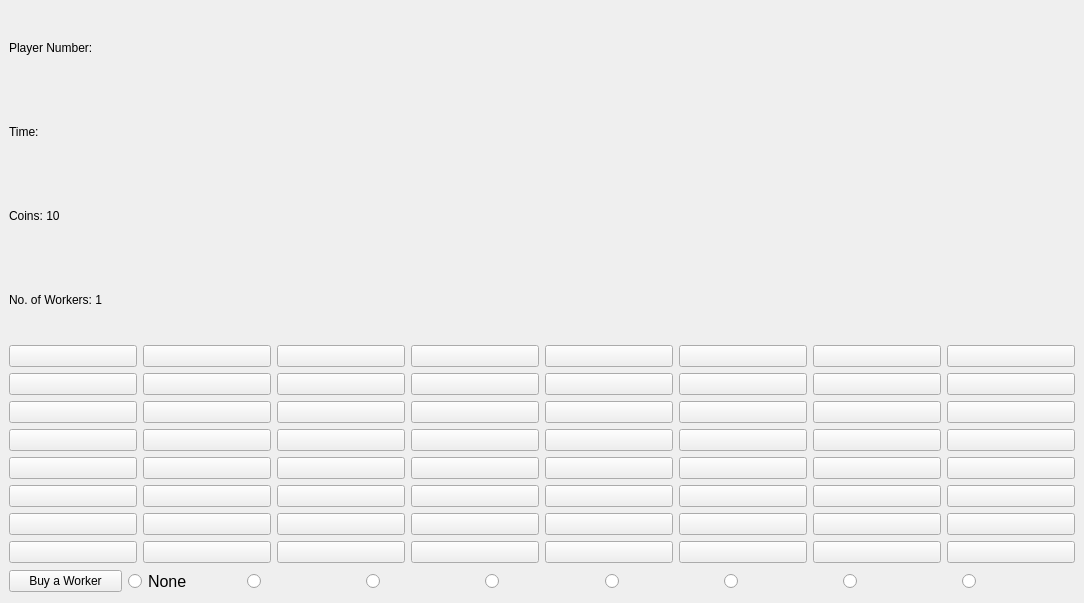
<?xml version="1.0" encoding="UTF-8"?>
<ui version="4.0">
 <class>scene</class>
 <widget class="QMainWindow" name="scene">
  <property name="geometry">
   <rect>
    <x>0</x>
    <y>0</y>
    <width>1084</width>
    <height>603</height>
   </rect>
  </property>
  <property name="windowTitle">
   <string>MainWindow</string>
  </property>
  <property name="windowIcon">
   <iconset>
    <normalon>../icons/scene.jpg</normalon>
   </iconset>
  </property>
  <widget class="QWidget" name="centralwidget">
   <layout class="QVBoxLayout" name="verticalLayout">
    <item>
     <layout class="QVBoxLayout" name="verticalLayout_3">
      <item>
       <widget class="QLabel" name="lbl_plyer_name">
        <property name="text">
         <string>Player Number: </string>
        </property>
       </widget>
      </item>
      <item>
       <widget class="QLabel" name="lbl_timer">
        <property name="text">
         <string>Time: </string>
        </property>
       </widget>
      </item>
      <item>
       <widget class="QLabel" name="lbl_coins">
        <property name="text">
         <string>Coins: 10</string>
        </property>
       </widget>
      </item>
      <item>
       <widget class="QLabel" name="lbl_no_wrkrs">
        <property name="text">
         <string>No. of Workers: 1</string>
        </property>
       </widget>
      </item>
     </layout>
    </item>
    <item>
     <layout class="QVBoxLayout" name="verticalLayout_2">
      <item>
       <layout class="QGridLayout" name="gridLayout">
        <item row="7" column="7">
         <widget class="QPushButton" name="btn_64">
          <property name="text">
           <string/>
          </property>
         </widget>
        </item>
        <item row="7" column="2">
         <widget class="QPushButton" name="btn_59">
          <property name="text">
           <string/>
          </property>
         </widget>
        </item>
        <item row="6" column="3">
         <widget class="QPushButton" name="btn_52">
          <property name="text">
           <string/>
          </property>
         </widget>
        </item>
        <item row="4" column="4">
         <widget class="QPushButton" name="btn_37">
          <property name="text">
           <string/>
          </property>
         </widget>
        </item>
        <item row="7" column="3">
         <widget class="QPushButton" name="btn_60">
          <property name="text">
           <string/>
          </property>
         </widget>
        </item>
        <item row="6" column="6">
         <widget class="QPushButton" name="btn_55">
          <property name="text">
           <string/>
          </property>
         </widget>
        </item>
        <item row="6" column="2">
         <widget class="QPushButton" name="btn_51">
          <property name="text">
           <string/>
          </property>
         </widget>
        </item>
        <item row="5" column="1">
         <widget class="QPushButton" name="btn_42">
          <property name="text">
           <string/>
          </property>
         </widget>
        </item>
        <item row="3" column="2">
         <widget class="QPushButton" name="btn_27">
          <property name="text">
           <string/>
          </property>
         </widget>
        </item>
        <item row="2" column="4">
         <widget class="QPushButton" name="btn_21">
          <property name="text">
           <string/>
          </property>
         </widget>
        </item>
        <item row="2" column="1">
         <widget class="QPushButton" name="btn_18">
          <property name="text">
           <string/>
          </property>
         </widget>
        </item>
        <item row="7" column="1">
         <widget class="QPushButton" name="btn_58">
          <property name="text">
           <string/>
          </property>
         </widget>
        </item>
        <item row="4" column="3">
         <widget class="QPushButton" name="btn_36">
          <property name="text">
           <string/>
          </property>
         </widget>
        </item>
        <item row="4" column="7">
         <widget class="QPushButton" name="btn_40">
          <property name="text">
           <string/>
          </property>
         </widget>
        </item>
        <item row="1" column="6">
         <widget class="QPushButton" name="btn_15">
          <property name="text">
           <string/>
          </property>
         </widget>
        </item>
        <item row="3" column="5">
         <widget class="QPushButton" name="btn_30">
          <property name="text">
           <string/>
          </property>
         </widget>
        </item>
        <item row="5" column="4">
         <widget class="QPushButton" name="btn_45">
          <property name="text">
           <string/>
          </property>
         </widget>
        </item>
        <item row="1" column="5">
         <widget class="QPushButton" name="btn_14">
          <property name="text">
           <string/>
          </property>
         </widget>
        </item>
        <item row="2" column="3">
         <widget class="QPushButton" name="btn_20">
          <property name="text">
           <string/>
          </property>
         </widget>
        </item>
        <item row="4" column="5">
         <widget class="QPushButton" name="btn_38">
          <property name="text">
           <string/>
          </property>
         </widget>
        </item>
        <item row="6" column="5">
         <widget class="QPushButton" name="btn_54">
          <property name="text">
           <string/>
          </property>
         </widget>
        </item>
        <item row="5" column="7">
         <widget class="QPushButton" name="btn_48">
          <property name="text">
           <string/>
          </property>
         </widget>
        </item>
        <item row="0" column="2">
         <widget class="QPushButton" name="btn_3">
          <property name="text">
           <string/>
          </property>
         </widget>
        </item>
        <item row="3" column="3">
         <widget class="QPushButton" name="btn_28">
          <property name="text">
           <string/>
          </property>
         </widget>
        </item>
        <item row="5" column="6">
         <widget class="QPushButton" name="btn_47">
          <property name="text">
           <string/>
          </property>
         </widget>
        </item>
        <item row="3" column="7">
         <widget class="QPushButton" name="btn_32">
          <property name="text">
           <string/>
          </property>
         </widget>
        </item>
        <item row="4" column="2">
         <widget class="QPushButton" name="btn_35">
          <property name="text">
           <string/>
          </property>
         </widget>
        </item>
        <item row="2" column="5">
         <widget class="QPushButton" name="btn_22">
          <property name="text">
           <string/>
          </property>
         </widget>
        </item>
        <item row="1" column="0">
         <widget class="QPushButton" name="btn_9">
          <property name="text">
           <string/>
          </property>
         </widget>
        </item>
        <item row="2" column="6">
         <widget class="QPushButton" name="btn_23">
          <property name="text">
           <string/>
          </property>
         </widget>
        </item>
        <item row="4" column="6">
         <widget class="QPushButton" name="btn_39">
          <property name="text">
           <string/>
          </property>
         </widget>
        </item>
        <item row="4" column="0">
         <widget class="QPushButton" name="btn_33">
          <property name="text">
           <string/>
          </property>
         </widget>
        </item>
        <item row="5" column="2">
         <widget class="QPushButton" name="btn_43">
          <property name="text">
           <string/>
          </property>
         </widget>
        </item>
        <item row="0" column="3">
         <widget class="QPushButton" name="btn_4">
          <property name="text">
           <string/>
          </property>
         </widget>
        </item>
        <item row="0" column="0">
         <widget class="QPushButton" name="btn_1">
          <property name="text">
           <string/>
          </property>
         </widget>
        </item>
        <item row="1" column="4">
         <widget class="QPushButton" name="btn_13">
          <property name="text">
           <string/>
          </property>
         </widget>
        </item>
        <item row="7" column="5">
         <widget class="QPushButton" name="btn_62">
          <property name="text">
           <string/>
          </property>
         </widget>
        </item>
        <item row="4" column="1">
         <widget class="QPushButton" name="btn_34">
          <property name="text">
           <string/>
          </property>
         </widget>
        </item>
        <item row="5" column="5">
         <widget class="QPushButton" name="btn_46">
          <property name="text">
           <string/>
          </property>
         </widget>
        </item>
        <item row="6" column="7">
         <widget class="QPushButton" name="btn_56">
          <property name="text">
           <string/>
          </property>
         </widget>
        </item>
        <item row="2" column="2">
         <widget class="QPushButton" name="btn_19">
          <property name="text">
           <string/>
          </property>
         </widget>
        </item>
        <item row="2" column="0">
         <widget class="QPushButton" name="btn_17">
          <property name="text">
           <string/>
          </property>
         </widget>
        </item>
        <item row="1" column="3">
         <widget class="QPushButton" name="btn_12">
          <property name="text">
           <string/>
          </property>
         </widget>
        </item>
        <item row="5" column="0">
         <widget class="QPushButton" name="btn_41">
          <property name="text">
           <string/>
          </property>
         </widget>
        </item>
        <item row="1" column="7">
         <widget class="QPushButton" name="btn_16">
          <property name="text">
           <string/>
          </property>
         </widget>
        </item>
        <item row="2" column="7">
         <widget class="QPushButton" name="btn_24">
          <property name="text">
           <string/>
          </property>
         </widget>
        </item>
        <item row="7" column="0">
         <widget class="QPushButton" name="btn_57">
          <property name="text">
           <string/>
          </property>
         </widget>
        </item>
        <item row="6" column="1">
         <widget class="QPushButton" name="btn_50">
          <property name="text">
           <string/>
          </property>
         </widget>
        </item>
        <item row="3" column="0">
         <widget class="QPushButton" name="btn_25">
          <property name="text">
           <string/>
          </property>
         </widget>
        </item>
        <item row="0" column="7">
         <widget class="QPushButton" name="btn_8">
          <property name="text">
           <string/>
          </property>
         </widget>
        </item>
        <item row="0" column="4">
         <widget class="QPushButton" name="btn_5">
          <property name="text">
           <string/>
          </property>
         </widget>
        </item>
        <item row="7" column="6">
         <widget class="QPushButton" name="btn_63">
          <property name="text">
           <string/>
          </property>
         </widget>
        </item>
        <item row="0" column="6">
         <widget class="QPushButton" name="btn_7">
          <property name="text">
           <string/>
          </property>
         </widget>
        </item>
        <item row="0" column="1">
         <widget class="QPushButton" name="btn_2">
          <property name="text">
           <string/>
          </property>
         </widget>
        </item>
        <item row="3" column="1">
         <widget class="QPushButton" name="btn_26">
          <property name="text">
           <string/>
          </property>
         </widget>
        </item>
        <item row="1" column="2">
         <widget class="QPushButton" name="btn_11">
          <property name="text">
           <string/>
          </property>
         </widget>
        </item>
        <item row="1" column="1">
         <widget class="QPushButton" name="btn_10">
          <property name="text">
           <string/>
          </property>
         </widget>
        </item>
        <item row="7" column="4">
         <widget class="QPushButton" name="btn_61">
          <property name="text">
           <string/>
          </property>
         </widget>
        </item>
        <item row="5" column="3">
         <widget class="QPushButton" name="btn_44">
          <property name="text">
           <string/>
          </property>
         </widget>
        </item>
        <item row="0" column="5">
         <widget class="QPushButton" name="btn_6">
          <property name="text">
           <string/>
          </property>
         </widget>
        </item>
        <item row="3" column="4">
         <widget class="QPushButton" name="btn_29">
          <property name="text">
           <string/>
          </property>
         </widget>
        </item>
        <item row="6" column="0">
         <widget class="QPushButton" name="btn_49">
          <property name="text">
           <string/>
          </property>
         </widget>
        </item>
        <item row="6" column="4">
         <widget class="QPushButton" name="btn_53">
          <property name="text">
           <string/>
          </property>
         </widget>
        </item>
        <item row="3" column="6">
         <widget class="QPushButton" name="btn_31">
          <property name="text">
           <string/>
          </property>
         </widget>
        </item>
       </layout>
      </item>
     </layout>
    </item>
    <item>
     <layout class="QHBoxLayout" name="horizontalLayout">
      <item>
       <widget class="QPushButton" name="pushButton">
        <property name="text">
         <string>Buy a Worker</string>
        </property>
        <property name="icon">
         <iconset>
          <normaloff>../icons/farner.png</normaloff>../icons/farner.png</iconset>
        </property>
        <property name="iconSize">
         <size>
          <width>30</width>
          <height>30</height>
         </size>
        </property>
       </widget>
      </item>
      <item>
       <widget class="QRadioButton" name="rd_btn_none">
        <property name="font">
         <font>
          <pointsize>12</pointsize>
         </font>
        </property>
        <property name="text">
         <string>None</string>
        </property>
        <property name="iconSize">
         <size>
          <width>50</width>
          <height>40</height>
         </size>
        </property>
       </widget>
      </item>
      <item>
       <widget class="QRadioButton" name="rd_btn_cow">
        <property name="text">
         <string/>
        </property>
        <property name="icon">
         <iconset>
          <normaloff>../icons/cow.png</normaloff>../icons/cow.png</iconset>
        </property>
        <property name="iconSize">
         <size>
          <width>50</width>
          <height>50</height>
         </size>
        </property>
       </widget>
      </item>
      <item>
       <widget class="QRadioButton" name="rd_btn_hen">
        <property name="text">
         <string/>
        </property>
        <property name="icon">
         <iconset>
          <normaloff>../icons/hen.png</normaloff>../icons/hen.png</iconset>
        </property>
        <property name="iconSize">
         <size>
          <width>40</width>
          <height>50</height>
         </size>
        </property>
       </widget>
      </item>
      <item>
       <widget class="QRadioButton" name="rd_btn_shep">
        <property name="text">
         <string/>
        </property>
        <property name="icon">
         <iconset>
          <normaloff>../icons/shep.png</normaloff>../icons/shep.png</iconset>
        </property>
        <property name="iconSize">
         <size>
          <width>40</width>
          <height>50</height>
         </size>
        </property>
       </widget>
      </item>
      <item>
       <widget class="QRadioButton" name="rd_btn_grain">
        <property name="text">
         <string/>
        </property>
        <property name="icon">
         <iconset>
          <normaloff>../icons/jo.jpeg</normaloff>../icons/jo.jpeg</iconset>
        </property>
        <property name="iconSize">
         <size>
          <width>40</width>
          <height>50</height>
         </size>
        </property>
       </widget>
      </item>
      <item>
       <widget class="QRadioButton" name="rd_btn_wheat">
        <property name="text">
         <string/>
        </property>
        <property name="icon">
         <iconset>
          <normaloff>../icons/wheat.jpeg</normaloff>../icons/wheat.jpeg</iconset>
        </property>
        <property name="iconSize">
         <size>
          <width>40</width>
          <height>50</height>
         </size>
        </property>
       </widget>
      </item>
      <item>
       <widget class="QRadioButton" name="rd_btn_wrkr">
        <property name="text">
         <string/>
        </property>
        <property name="icon">
         <iconset>
          <normaloff>../icons/farner.png</normaloff>../icons/farner.png</iconset>
        </property>
        <property name="iconSize">
         <size>
          <width>40</width>
          <height>50</height>
         </size>
        </property>
       </widget>
      </item>
      <item>
       <widget class="QRadioButton" name="rd_btn_kill">
        <property name="text">
         <string/>
        </property>
        <property name="icon">
         <iconset>
          <normaloff>../icons/x.svg</normaloff>../icons/x.svg</iconset>
        </property>
        <property name="iconSize">
         <size>
          <width>40</width>
          <height>50</height>
         </size>
        </property>
       </widget>
      </item>
     </layout>
    </item>
   </layout>
  </widget>
  <widget class="QMenuBar" name="menubar">
   <property name="geometry">
    <rect>
     <x>0</x>
     <y>0</y>
     <width>1084</width>
     <height>31</height>
    </rect>
   </property>
  </widget>
 </widget>
 <resources/>
 <connections>
  <connection>
   <sender>pushButton</sender>
   <signal>clicked()</signal>
   <receiver>scene</receiver>
   <slot>buy_wrkr()</slot>
   <hints>
    <hint type="sourcelabel">
     <x>52</x>
     <y>537</y>
    </hint>
    <hint type="destinationlabel">
     <x>7</x>
     <y>530</y>
    </hint>
   </hints>
  </connection>
 </connections>
 <slots>
  <slot>buy_wrkr()</slot>
 </slots>
</ui>
